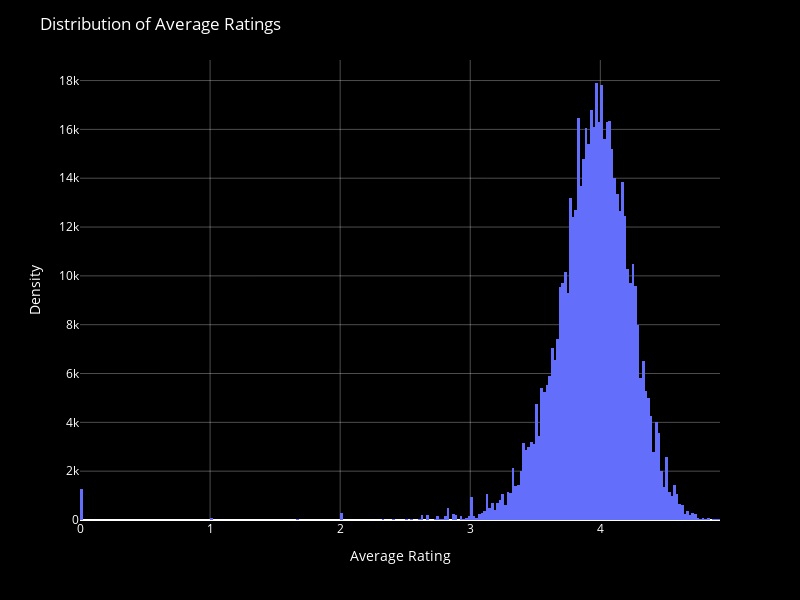

This figure's notebook cell:
### Code cell
# Create the histogram
fig = px.histogram(rating, histnorm='density')

# Update layout with dark theme and grid lines, and remove the legend
fig.update_layout(
    plot_bgcolor='black',  # Dark background color
    paper_bgcolor='black',  # Dark background color
    font=dict(color='white'),  # White font color
    title="Distribution of Average Ratings",
    xaxis_title="Average Rating",
    yaxis_title="Density",
    width=800,  # Width of the plot in pixels
    height=600,  # Height of the plot in pixels
    xaxis=dict(
        gridcolor='rgba(255, 255, 255, 0.3)'  # White grid lines with 0.3 alpha on x-axis
    ),
    yaxis=dict(
        gridcolor='rgba(255, 255, 255, 0.3)'  # White grid lines with 0.3 alpha on y-axis
    ),
    showlegend=False  # Remove the legend
)

fig.show()

### Figure 1 — Plotly figure (JSON) as saved in the notebook; plotly's stock layout.template omitted (floating-point values rounded to 4 significant figures; data arrays with more than 128 entries replaced by an {"elided": "..."} marker saying what was removed)
{"data": [{"alignmentgroup": "True", "bingroup": "x", "histnorm": "density", "hovertemplate": "variable=average_rating<br>value=%{x}<br>density=%{y}<extra></extra>", "legendgroup": "average_rating", "marker": {"color": "#636efa", "pattern": {"shape": ""}}, "name": "average_rating", "offsetgroup": "average_rating", "orientation": "v", "showlegend": true, "type": "histogram", "x": {"elided": "11123 float values"}, "xaxis": "x", "yaxis": "y"}], "layout": {"barmode": "relative", "font": {"color": "white"}, "height": 600, "legend": {"title": {"text": "variable"}, "tracegroupgap": 0}, "margin": {"t": 60}, "paper_bgcolor": "black", "plot_bgcolor": "black", "showlegend": false, "title": {"text": "Distribution of Average Ratings"}, "width": 800, "xaxis": {"anchor": "y", "domain": [0, 1], "gridcolor": "rgba(255, 255, 255, 0.3)", "title": {"text": "Average Rating"}}, "yaxis": {"anchor": "x", "domain": [0, 1], "gridcolor": "rgba(255, 255, 255, 0.3)", "title": {"text": "Density"}}}}
